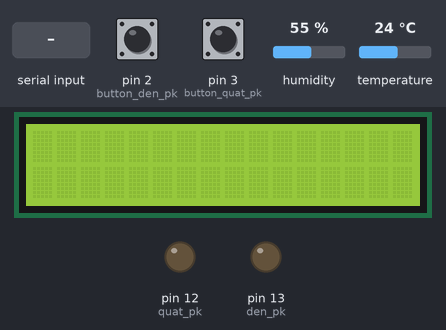
The sketch below on a simulated Arduino Uno, built with avr-gcc and run on an emulated ATmega328P. Parts: 16×2 character LCD, output pins drawn as LEDs (lit = HIGH). The inputs (shaded band) are chosen by the test bench; at power-on: pin 2 (button_den_pk) HIGH, pin 3 (button_quat_pk) HIGH, humidity 55 %, temperature 24 °C. What the sketch prints to the serial monitor is not drawn.

Above: at 1.2 s.
1.3 s: pin 2 (button_den_pk) pulled LOW for 0.15 s
At 1.7 s:
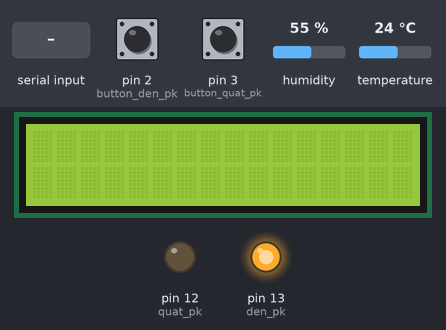
2.9 s: pin 3 (button_quat_pk) pulled LOW for 0.15 s
At 4.1 s:
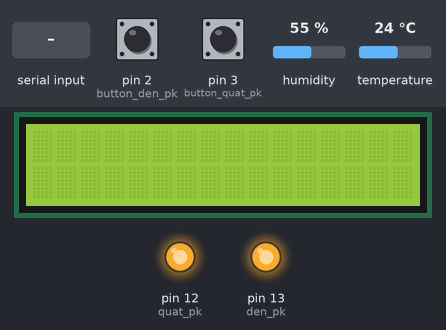
4.5 s: "0" received over Serial
At 5.3 s:
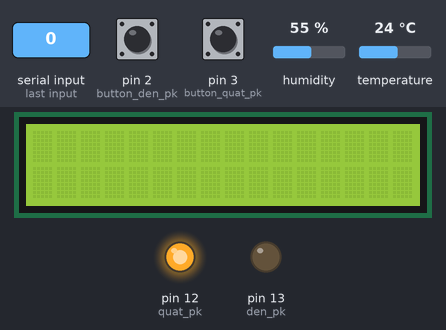
16.5 s: pin 2 (button_den_pk) pulled LOW for 1 s
At 16.8 s:
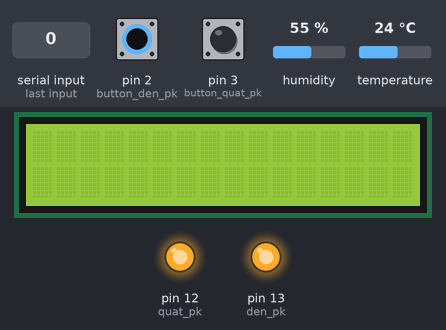
Timing chart, 0 to 19.5 s (numbered marks = the images above; inputs shaded):
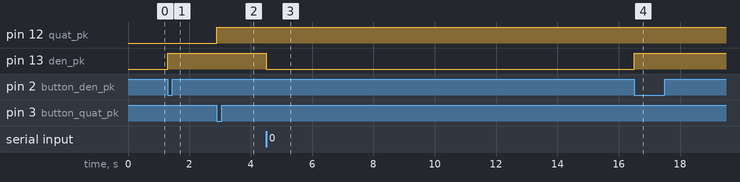

Measured:
- after the input at 1.3 s, pin 13 (den_pk): LOW → HIGH at once
- after the input at 2.9 s, pin 12 (quat_pk): LOW → HIGH at once
- after the input at 4.5 s, pin 13 (den_pk): HIGH → LOW at once
- after the input at 16.5 s, pin 13 (den_pk): LOW → HIGH at once

The sketch:

Phong_khach.ino
```cpp
//Khai bao thu vien
#include "DHT.h"
#include <Servo.h>
#include <Keypad.h>
#include <Key.h>
#include <LiquidCrystal_I2C.h>
#include <Wire.h>

//Khai bao cac chan
const int DHTPIN = 4;
const int DHTTYPE = DHT11;
#define den_pk 13
#define quat_pk 12
#define button_den_pk 2
#define button_quat_pk 3

// Khai bao cua Keypad - PassWord cho cua chinh
const byte ROWS = 4;
const byte COLS = 4;
int k = 0; // đếm số kí tự trong Pass đúng
int i = 0; //giới hạn kí tự của pass
int error = 0;
char keys[ROWS][COLS] =
{ {'1', '2', '3', 'A'},
  {'4', '5', '6', 'B'},
  {'7', '8', '9', 'C'},
  {'*', '0', '#', 'D'}
}; // Keypad Form

char pass[] = {'1', '2', '3', '4', '5', '6'}; // pass nguoi dung dat
char newpass[6];
byte rowPins[ROWS] = {6, 7, 8, 9};
byte colPins[COLS] = {2, 3, 4, 5};
int f = 0; // to Enter Clear Display one time

//Bien trang thai cua thiet bi
bool state_den_pk = false;
bool state_quat_pk = false;
int temp, humid;
long last;
char buffer[50];
char cmd;  //Nhan lenh tu app
/*
  + Den: 0, 1
  + Quat: 2, 3

*/
DHT dht(DHTPIN, DHTTYPE);
LiquidCrystal_I2C lcd(0x27,16,2);
Keypad keypad = Keypad(makeKeymap(keys), rowPins, colPins, ROWS, COLS);

void setup() {
//  // Khoi tao Timer 1
//
//  TCCR1A = 0;
//  TCCR1B = 0;     // thanh ghi de cau hinh ti le chia cua Timer
//  TIMSK1 = 0 ;    // thanh ghi quy dinh hinh thuc ngat
//
//  TCCR1B |= (1 << CS12) | (0 << CS11) | (0 << CS10); // ti le chia la 1/64
//  TCNT1 = 34286;      // thoi gian nhay vao ngat la sau moi 500ms
//  TIMSK1 = (1 << TOIE1); // hinh thuc ngat la ngat khi tran
//  sei() ;           // cho phep ngat toan cuc

  Serial.begin(9600);
  dht.begin();
  lcd.init();
  lcd.backlight();


  pinMode(den_pk, OUTPUT);
  pinMode(quat_pk, OUTPUT);
  pinMode(button_den_pk, INPUT_PULLUP);
  pinMode(button_quat_pk, INPUT_PULLUP);

  digitalWrite(den_pk, LOW);
  digitalWrite(quat_pk, LOW);

  attachInterrupt(digitalPinToInterrupt(button_den_pk), DEN_PHONG_KHACH, FALLING);
  attachInterrupt(digitalPinToInterrupt(button_quat_pk), QUAT_PHONG_KHACH, FALLING);

  temp = dht.readTemperature();
  humid = dht.readHumidity();
//  temp = 27;
//  humid =65;

  last = 0;
}

void loop() {
  // put your main code here, to run repeatedly:
  if (Serial.available()) {
    cmd = Serial.read();
    if (cmd == '0') {
      digitalWrite(den_pk, 0);
      state_den_pk = false;
//      Serial.println(state_den_pk);
    } else if (cmd == '1') {
      digitalWrite(den_pk, 1);
      state_den_pk = true;
//      Serial.println(state_den_pk);
    } else if ((cmd == '2') || (temp < 27)) {
      digitalWrite(quat_pk, 0);
      state_quat_pk = false;
//      Serial.println(state_quat_pk);
    } else if ((cmd == '3') || (temp >= 27)) {
      digitalWrite(quat_pk, 1);
      state_quat_pk = true;
//      Serial.println(state_quat_pk);
    }
  }
  if ((millis() - last) >= 1500) {
    SEND_DATA();
    last = millis();
    temp = dht.readTemperature();
    humid = dht.readHumidity();
  }
}

/*Chuong trinh con */
void DEN_PHONG_KHACH() {
  if (state_den_pk == 0) {  //Neu den dang tat thi bat len
    digitalWrite(den_pk, 1);
    state_den_pk = 1;
  } else {  //Nguoc lai, neu den dang bat thi tat di
    digitalWrite(den_pk, 0);
    state_den_pk = 0;
  }
}

void QUAT_PHONG_KHACH() {
  if ((digitalRead(button_quat_pk) == 0)) {
    if (state_quat_pk == 0) {  //Neu den dang tat thi bat len
      digitalWrite(quat_pk, 1);
      state_quat_pk = 1;
    } else {  //Nguoc lai, neu den dang bat thi tat di
      digitalWrite(quat_pk, 0);
      state_quat_pk = 0;
    }
  }
}

void SEND_DATA() {
  Serial.write(temp);
  Serial.write(humid);
}

//void passWord() {
//  char key = keypad.getKey();
//  if (key != NO_KEY && i < 6)
//  {
//    if (f == 0)
//    {
//      lcd.clear();
//      f = 1;
//    }
//    lcd.setCursor(0, 0);
//    lcd.print("Mat khau:");
//    lcd.setCursor(i, 1);
//    lcd.print("*");
//    newpass[i] = key;
//    if (newpass[i] == pass[i]) k++;
//    i++;
//  }
//  if (k == 6) {
////    state_door = 1; //
////    x = 1;
////    if (state_denpk == 0) { // neu den dang tat thi bat den len
////      digitalWrite(relay_denpk, 0); // bat den
////      state_denpk = 1; // doi trang thai den la ON
////    }
////    if (state_dieuhoapk == 0) { // neu dieu hoa dang tat thi bat len
////      digitalWrite(relay_dieuhoapk, 0); // bat den
////      state_dieuhoapk = 1; // doi trang thai den la ON
//    }
//    k = 7;
//    return;
//  } else if (k < 6 && i == 6) {
//    lcd.clear();
//    lcd.print("Mat khau sai !");
//    delay(1000);
//    i = 0;
//    k = 0;
//    error++;
//    if (error < 5) {
//      lcd.clear();
//      lcd.print("  Xin moi nhap");
//      lcd.setCursor(0, 1);
//      lcd.print("Mat khau:");
//    }
//    f = 0;
//    return;
//  }
//}
```
